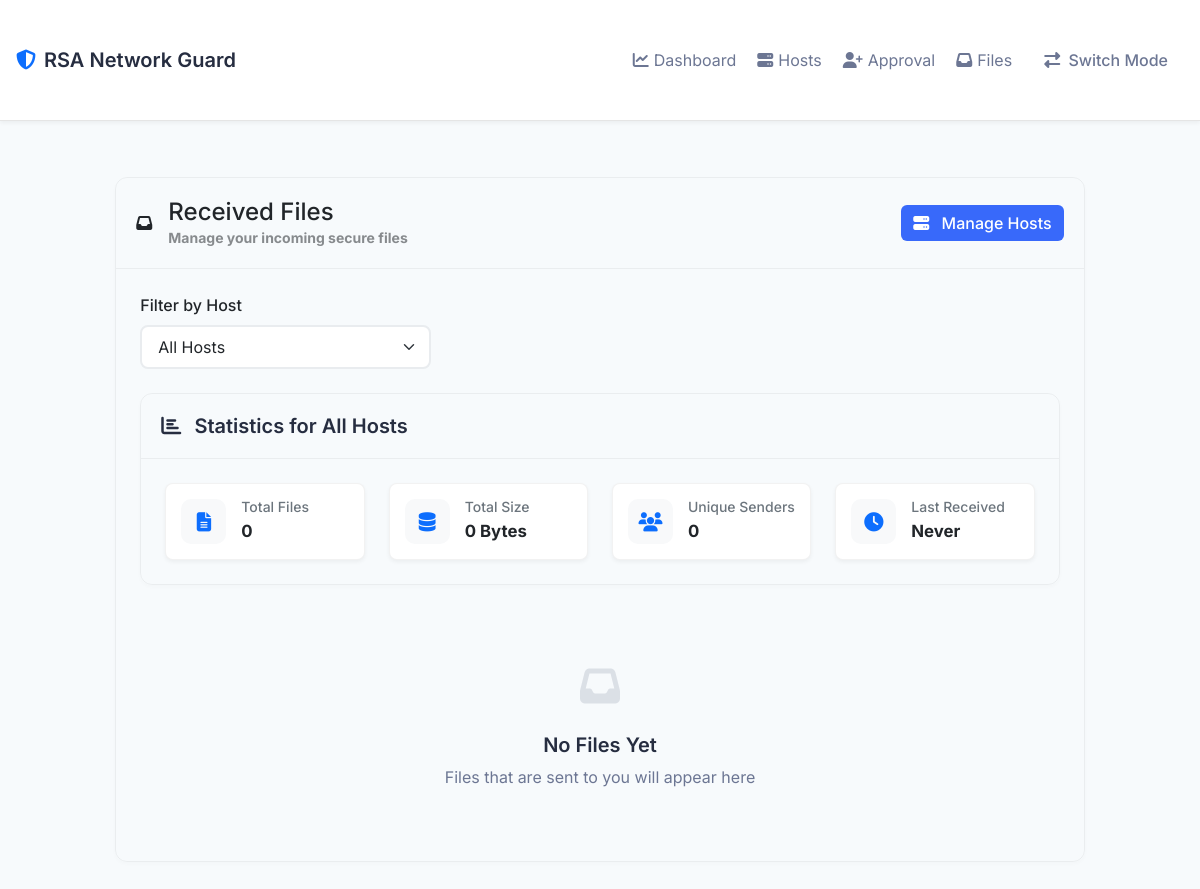
/receiver_files, run on an earlier commit of the app's database.
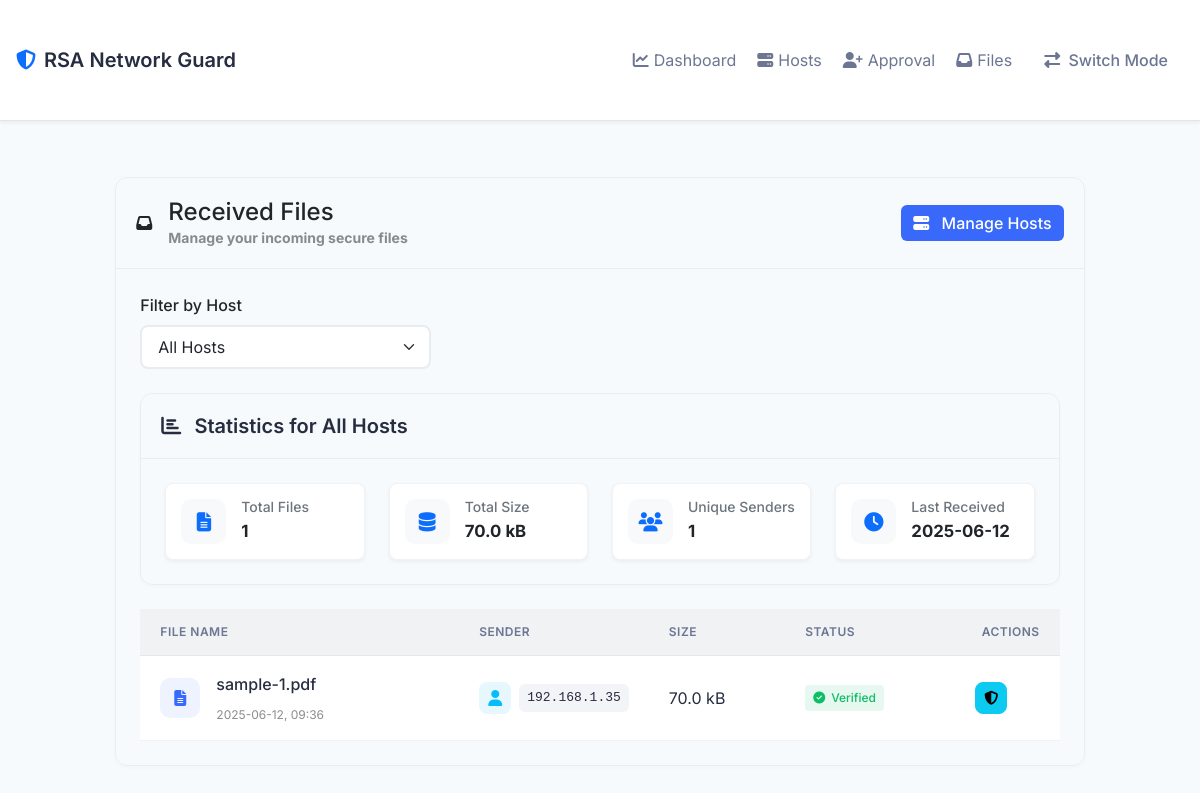
And on a later commit of the database.
### models.py (models this page shows, shortened)
class UploadSession(db.Model):
    id = db.Column(db.Integer, primary_key=True)
    sender_ip = db.Column(db.String(45), nullable=False)
    receiver_ip = db.Column(db.String(45), nullable=False)
    receiver_name = db.Column(db.String(100), nullable=False)
    session_token = db.Column(db.String(64), unique=True, nullable=False)
    filename = db.Column(db.String(255))
    file_hash = db.Column(db.String(128))
    file_size = db.Column(db.Integer)
    file_metadata = db.Column(db.Text)
    filepath = db.Column(db.String(512))
    drive_file_id = db.Column(db.String(100), nullable=True)
    drive_link = db.Column(db.String(512), nullable=True)
    source_type = db.Column(db.String(10))
    status = db.Column(db.String(20), default='pending')
    fail_step = db.Column(db.String(50))
    error_message = db.Column(db.Text)
    created_at = db.Column(db.DateTime, default=datetime.utcnow)
    updated_at = db.Column(db.DateTime, default=datetime.utcnow, onupdate=datetime.utcnow)
    downloaded_at = db.Column(db.DateTime)

### routes.py (the view)
@app.route('/receiver_files')
def receiver_files():
    client_ip = get_client_ip()
    hosts = Host.query.filter_by(created_by=client_ip).all()
    selected_host_id = request.args.get('host_id', type=int)
    if selected_host_id:
        selected_host = Host.query.get_or_404(selected_host_id)
        if selected_host.created_by != client_ip:
            flash('Access denied', 'error')
            return redirect(url_for('receiver_files'))
        received_files = UploadSession.query.filter_by(
            receiver_ip=selected_host.ip_address,
            receiver_name=selected_host.name
        ).order_by(UploadSession.created_at.desc()).all()
    else:
        host_ips = [host.ip_address for host in hosts]
        received_files = UploadSession.query.filter(
            UploadSession.receiver_ip.in_(host_ips)
        ).order_by(UploadSession.created_at.desc()).all()
    stats = {
        'total_files': len(received_files),
        'total_size': sum(f.file_size for f in received_files if f.file_size),
        'unique_senders': len(set(f.sender_ip for f in received_files)),
        'last_received': max((f.created_at for f in received_files), default=None)
    }
    return render_template('received_files.html',
                         hosts=hosts,
                         selected_host_id=selected_host_id,
                         received_files=received_files,
                         stats=stats)

### routes.py (called while the page is built)
def get_client_ip():
    ip = None
    if request.headers.get('X-Forwarded-For'):
        ip = request.headers.get('X-Forwarded-For').split(',')[0].strip()
    elif request.headers.get('X-Real-IP'):
        ip = request.headers.get('X-Real-IP')
    else:
        ip = request.remote_addr
    try:
        return ipaddress.ip_address(ip).exploded
    except ValueError:
        return None

### templates/received_files.html (shortened to what the changed rows need)
{% extends "base.html" %}
{% block content %}
<div class="row justify-content-center">
    <div class="col-lg-10">
        <div class="card mb-4">
            <div id="received-files-container" class="card-body">
                <div class="card mb-4">
                    <div class="card-body">
                        <div class="row g-4">
                            <div class="col-md-3">
                                <div class="stat-card">
                                    <div class="stat-info">
                                        <h6>Total Files</h6>
                                        <strong>{{ stats.total_files }}</strong>
                                    </div>
                                </div>
                            </div>
                            <div class="col-md-3">
                                <div class="stat-card">
                                    <div class="stat-info">
                                        <h6>Total Size</h6>
                                        <strong>{{ stats.total_size | filesizeformat }}</strong>
                                    </div>
                                </div>
                            </div>
                            <div class="col-md-3">
                                <div class="stat-card">
                                    <div class="stat-info">
                                        <h6>Unique Senders</h6>
                                        <strong>{{ stats.unique_senders }}</strong>
                                    </div>
                                </div>
                            </div>
                            <div class="col-md-3">
                                <div class="stat-card">
                                    <div class="stat-info">
                                        <h6>Last Received</h6>
                                        <strong>{{ stats.last_received.strftime('%Y-%m-%d') if stats.last_received else 'Never' }}</strong>
                                    </div>
                                </div>
                            </div>
                        </div>
                    </div>
                </div>
                {% if received_files %}
                <div class="table-responsive">
                    <table id="table-received-files" class="table table-hover align-middle mb-0">
                        <thead>
                            <tr>
                                <th style="width: 35%">File Name</th>
                                <th style="width: 20%">Sender</th>
                                <th style="width: 15%">Size</th>
                                <th style="width: 15%">Status</th>
                                <th style="width: 15%" class="text-end">Actions</th>
                            </tr>
                        </thead>
                        <tbody>
                            {% for file in received_files %}
                            <tr data-session-token="{{ file.session_token }}" data-file-id="{{ file.id }}">
                                <td>
                                    <div class="d-flex align-items-center">
                                        <div class="file-icon me-3">
                                            <i class="fas fa-file-alt"></i>
                                        </div>
                                        <div class="file-info">
                                            <div class="file-name">{{ file.filename }}</div>
                                            <div class="file-date text-muted small">
                                                {{ file.created_at.strftime('%Y-%m-%d, %H:%M') }}
                                            </div>
                                        </div>
                                    </div>
                                </td>
                                <td>
                                    <div class="d-flex align-items-center">
                                        <div class="sender-avatar me-2">
                                            <i class="fas fa-user"></i>
                                        </div>
                                        <code class="sender-ip">{{ file.sender_ip }}</code>
                                    </div>
                                </td>
                                <td>{{ file.file_size | filesizeformat }}</td>
                                <td>
                                    {% if file.status == 'verified' %}
                                        <span class="status-badge status-verified">
                                            <i class="fas fa-check-circle"></i>
                                            Verified
                                        </span>
                                    {% elif file.status == 'failed' %}
                                        <span class="status-badge status-failed">
                                            <i class="fas fa-times-circle"></i>
                                            Failed
                                        </span>
                                    {% elif file.status == 'downloaded' %}
                                        <span class="status-badge status-downloaded">
                                            <i class="fas fa-download"></i>
                                            Downloaded
                                        </span>
                                    {% else %}
                                        <span class="status-badge status-pending">
                                            <i class="fas fa-clock"></i>
                                            Pending
                                        </span>
                                    {% endif %}
                                </td>
                                <td class="text-end">
                                    <div id="file-action-btn" style="display: flex; gap: 3px; justify-content: center;">
                                        {% if file.status != 'pending' %}
                                        <button type="button" class="btn btn-sm btn-info verify-details-btn"
                                                data-session-token="{{ file.session_token }}"
                                                data-file-id="{{ file.id }}"
                                                data-bs-toggle="tooltip"
                                                data-bs-title="View Verification Details">
                                            <i class="fas fa-shield-alt"></i>
                                        </button>
                                        {% endif %}
                                    </div>
                                </td>
                            </tr>
                            {% endfor %}
                        </tbody>
                    </table>
                </div>
                {% else %}
                <div class="empty-state text-center py-5">
                    <div class="empty-state-icon mb-3">
                        <i class="fas fa-inbox"></i>
                    </div>
                    <h5 class="empty-state-title">No Files Yet</h5>
                    <p class="empty-state-text mb-0">Files that are sent to you will appear here</p>
                </div>
                {% endif %}
            </div>
        </div>
    </div>
</div>
{% endblock %}

What changed in the data, as far as the page shows it:
added UploadSession: last_received "2025-06-12", filename "sample-1.pdf", created_at "2025-06-12, 09:36", sender_ip "192.168.1.35", file_size|filesizeformat "70.0 kB", status "verified" (drawn)
Also different on the page:
{{ stats.total_files }}: "0" → "1"
{{ stats.total_size | filesizeformat }}: "0 Bytes" → "70.0 kB"
{{ stats.unique_senders }}: "0" → "1"
text no longer shown: "Never No Files Yet Files that are sent to you will appear here"
text now shown: "FILE NAME SENDER SIZE STATUS ACTIONS"
